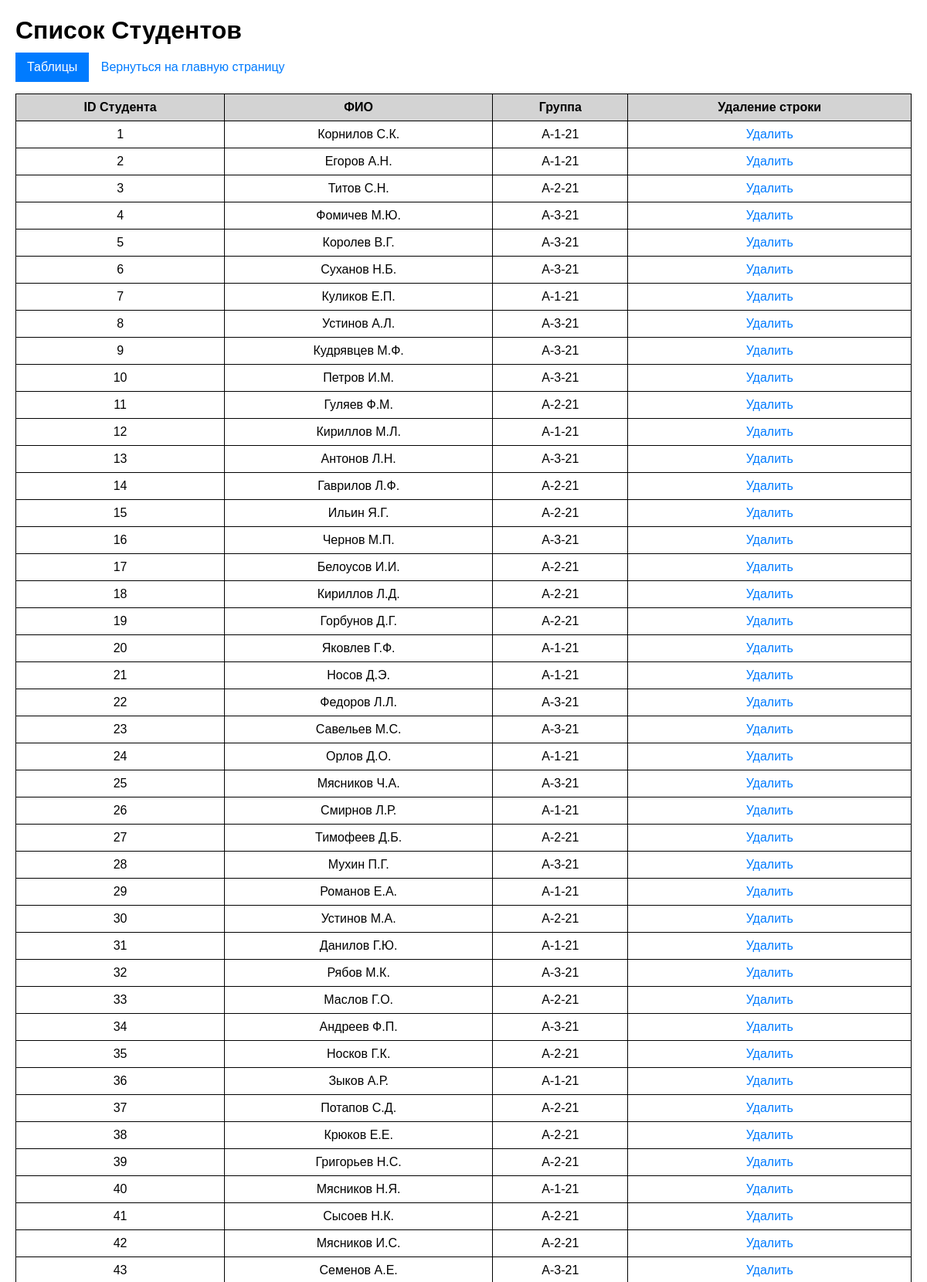
/students (upper part), run on the app's committed database.
### models.py (models this page shows)
class Student(Base):
    __tablename__ = 'students'
    student_id = Column(Integer, primary_key=True)
    firstname = Column(String, nullable=False)
    lastname = Column(String, nullable=False)
    patronymic = Column(String, nullable=False)
    group_student = Column(String, nullable=False)
    grades = relationship("StudentSubjectGrade", back_populates="student")
    interests = relationship("StudentThemeInterest", back_populates="student")
    distributions = relationship("Distribution", back_populates="student")

### app.py (the view)
@app.route("/students")
def display_students():
    students = student_repository.get_all(Student)
    return render_template('student_data.html', students=students)

### repositories.py (called while the page is built)
    def get_all(self, model) -> list:
        with self.Session() as session:
            return session.query(model).all()

### templates/student_data.html (shortened to what this page needs)
<!DOCTYPE html>
<html lang="en">
<head>
</head>
<body>
    <h1>Список Студентов</h1>
        {% include 'dropdown_tables.html' %}
    <a href="{{url_for('index')}}">Вернуться на главную страницу</a>
    <table>
        <tr>
            <th>ID Студента</th>
            <th>ФИО</th>
            <th>Группа</th>
            <th>Удаление строки</th>
        </tr>
        {%for student in students%}
        <tr>
            <td>{{student.student_id}}</td>
            <td>{{ student.lastname }} {{ student.firstname[0].upper() }}.{{ student.patronymic[0].upper()}}.</td>
            <td>{{student.group_student}}</td>
            <td>
                <a href=" ">Удалить</a>
            </td>
        </tr>
        {%endfor%}
    </table>
</body>
</html>

### templates/student_data.html (style rules this page uses)
body { font-family: Arial, sans-serif; margin: 20px; }
table { width: 100%; border-collapse: collapse; margin-top:15px; }
td,th { border: 1px solid ; padding: 8px; text-align: center; }
th { background-color: lightgray; font-size: 16px; font-weight: bold; }
a { font-size: 16px; padding: 5px 10px; text-decoration: none; color: #007bff; border: 1px solid transparent; border-radius: 5px; transition: background-color 0.3s; }
h1 { margin-bottom: 10px; }

### data on the page
Student: student_id "1", lastname "Корнилов", firstname "С", patronymic "К", group_student "A-1-21"
Student: student_id "2", lastname "Егоров", firstname "А", patronymic "Н", group_student "A-1-21"
Student: student_id "3", lastname "Титов", firstname "С", patronymic "Н", group_student "A-2-21"
Student: student_id "4", lastname "Фомичев", firstname "М", patronymic "Ю", group_student "A-3-21"
Student: student_id "5", lastname "Королев", firstname "В", patronymic "Г", group_student "A-3-21"
Student: student_id "6", lastname "Суханов", firstname "Н", patronymic "Б", group_student "A-3-21"
Student: student_id "7", lastname "Куликов", firstname "Е", patronymic "П", group_student "A-1-21"
Student: student_id "8", lastname "Устинов", firstname "А", patronymic "Л", group_student "A-3-21"
Student: student_id "9", lastname "Кудрявцев", firstname "М", patronymic "Ф", group_student "A-3-21"
Student: student_id "10", lastname "Петров", firstname "И", patronymic "М", group_student "A-3-21"
Student: student_id "11", lastname "Гуляев", firstname "Ф", patronymic "М", group_student "A-2-21"
Student: student_id "12", lastname "Кириллов", firstname "М", patronymic "Л", group_student "A-1-21"
Student: student_id "13", lastname "Антонов", firstname "Л", patronymic "Н", group_student "A-3-21"
Student: student_id "14", lastname "Гаврилов", firstname "Л", patronymic "Ф", group_student "A-2-21"
Student: student_id "15", lastname "Ильин", firstname "Я", patronymic "Г", group_student "A-2-21"
Student: student_id "16", lastname "Чернов", firstname "М", patronymic "П", group_student "A-3-21"
Student: student_id "17", lastname "Белоусов", firstname "И", patronymic "И", group_student "A-2-21"
Student: student_id "18", lastname "Кириллов", firstname "Л", patronymic "Д", group_student "A-2-21"
Student: student_id "19", lastname "Горбунов", firstname "Д", patronymic "Г", group_student "A-2-21"
Student: student_id "20", lastname "Яковлев", firstname "Г", patronymic "Ф", group_student "A-1-21"
Student: student_id "21", lastname "Носов", firstname "Д", patronymic "Э", group_student "A-1-21"
Student: student_id "22", lastname "Федоров", firstname "Л", patronymic "Л", group_student "A-3-21"
Student: student_id "23", lastname "Савельев", firstname "М", patronymic "С", group_student "A-3-21"
Student: student_id "24", lastname "Орлов", firstname "Д", patronymic "О", group_student "A-1-21"
Student: student_id "25", lastname "Мясников", firstname "Ч", patronymic "А", group_student "A-3-21"
Student: student_id "26", lastname "Смирнов", firstname "Л", patronymic "Р", group_student "A-1-21"
Student: student_id "27", lastname "Тимофеев", firstname "Д", patronymic "Б", group_student "A-2-21"
Student: student_id "28", lastname "Мухин", firstname "П", patronymic "Г", group_student "A-3-21"
Student: student_id "29", lastname "Романов", firstname "Е", patronymic "А", group_student "A-1-21"
Student: student_id "30", lastname "Устинов", firstname "М", patronymic "А", group_student "A-2-21"
Student: student_id "31", lastname "Данилов", firstname "Г", patronymic "Ю", group_student "A-1-21"
Student: student_id "32", lastname "Рябов", firstname "М", patronymic "К", group_student "A-3-21"
Student: student_id "33", lastname "Маслов", firstname "Г", patronymic "О", group_student "A-2-21"
Student: student_id "34", lastname "Андреев", firstname "Ф", patronymic "П", group_student "A-3-21"
Student: student_id "35", lastname "Носков", firstname "Г", patronymic "К", group_student "A-2-21"
Student: student_id "36", lastname "Зыков", firstname "А", patronymic "Р", group_student "A-1-21"
Student: student_id "37", lastname "Потапов", firstname "С", patronymic "Д", group_student "A-2-21"
Student: student_id "38", lastname "Крюков", firstname "Е", patronymic "Е", group_student "A-2-21"
Student: student_id "39", lastname "Григорьев", firstname "Н", patronymic "С", group_student "A-2-21"
Student: student_id "40", lastname "Мясников", firstname "Н", patronymic "Я", group_student "A-1-21"
Student: student_id "41", lastname "Сысоев", firstname "Н", patronymic "К", group_student "A-2-21"
Student: student_id "42", lastname "Мясников", firstname "И", patronymic "С", group_student "A-2-21"
Student: student_id "43", lastname "Семенов", firstname "А", patronymic "Е", group_student "A-3-21"
